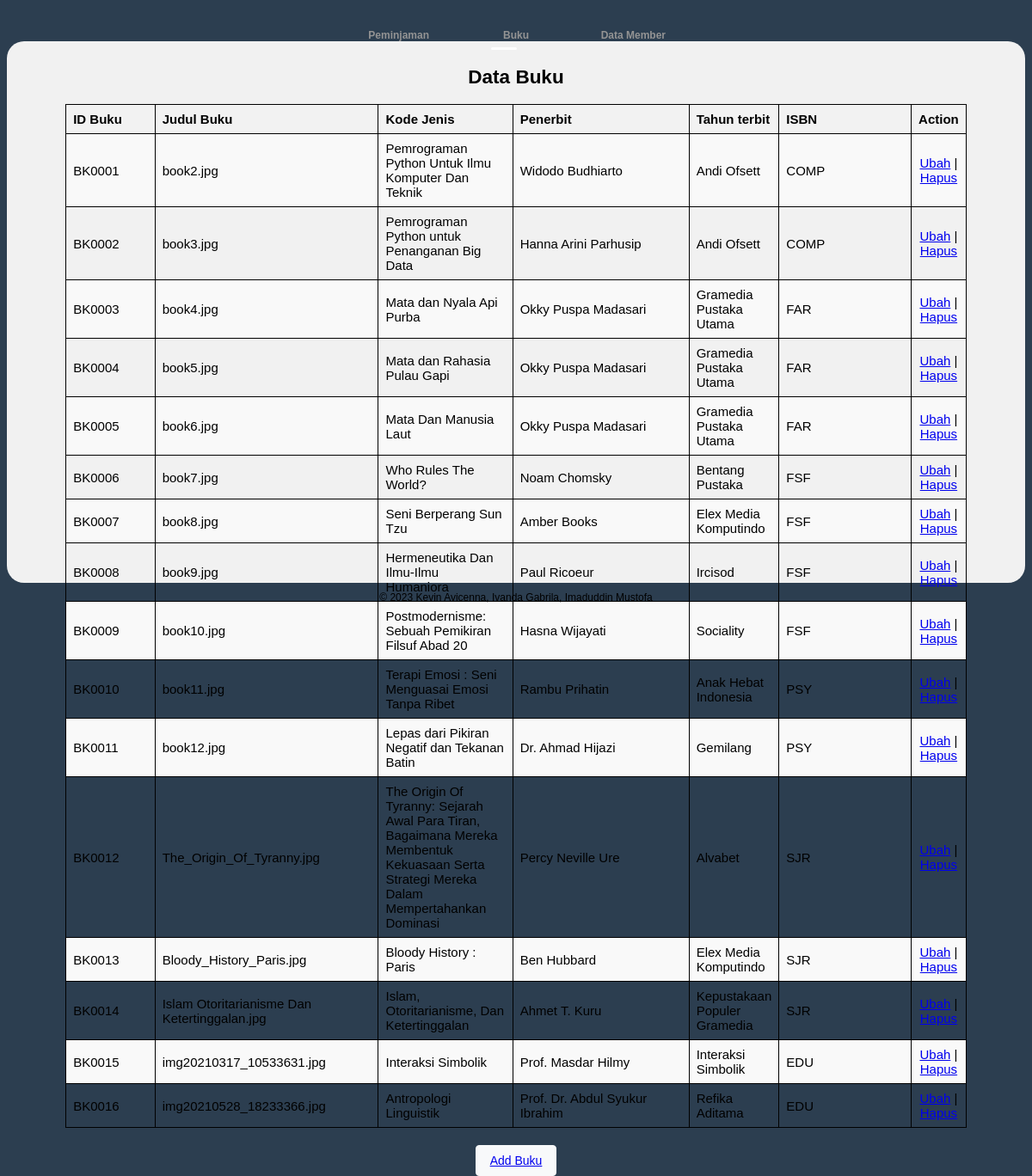
/useless/buku.php, run on an earlier commit of the app's database.
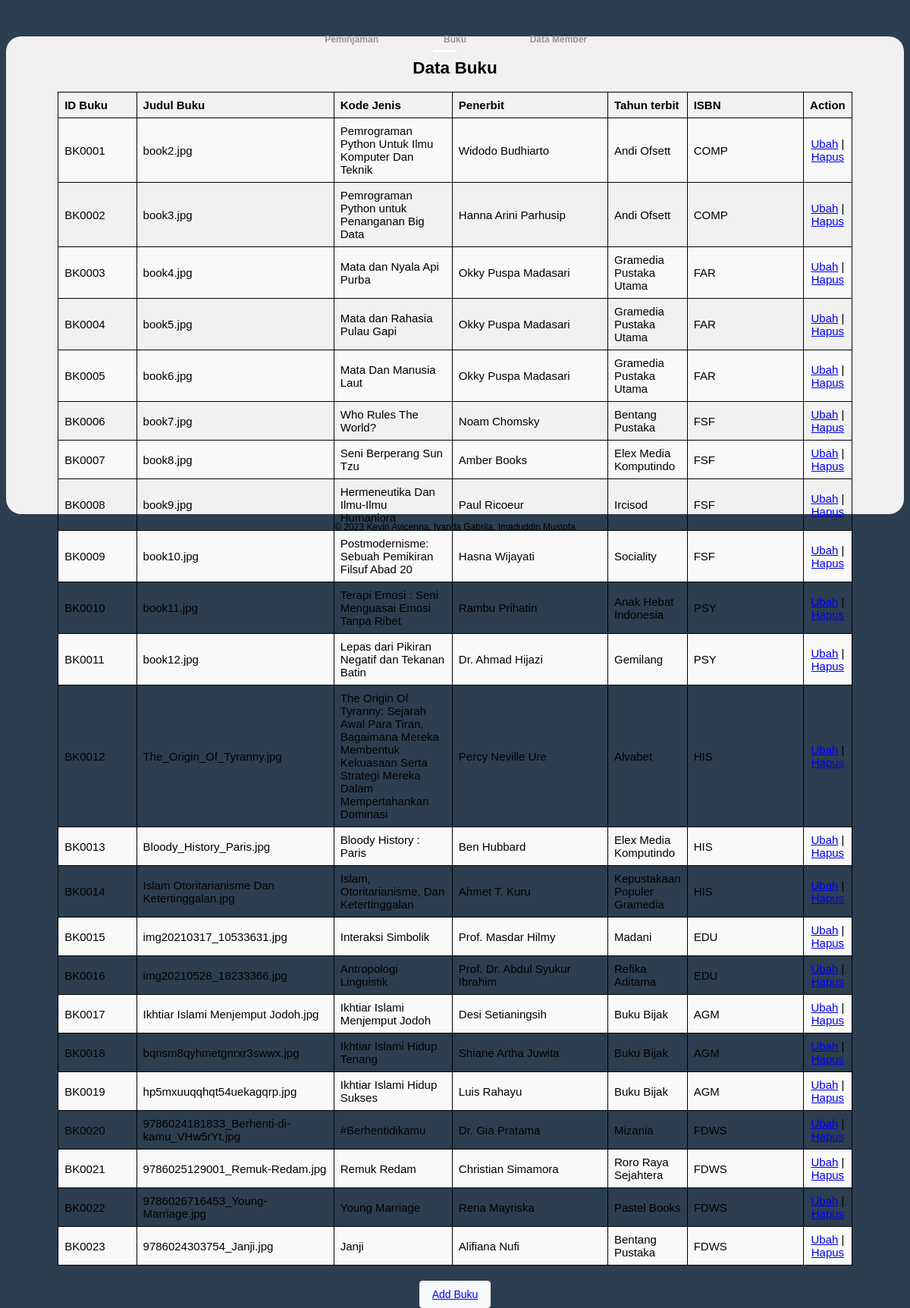
And on a later commit of the database.
### tables this page shows
CREATE TABLE `buku` (
  `id_buku` varchar(25) NOT NULL,
  `cover` varchar(255) NOT NULL,
  `judul` varchar(255) NOT NULL,
  `penulis` varchar(255) NOT NULL,
  `penerbit` varchar(255) NOT NULL,
  `id_kategoriFK` varchar(25) NOT NULL,
  `isbn` varchar(55) NOT NULL,
  `jumlah` int(25) NOT NULL,
  `rak` int(25) NOT NULL,
  `tgl_tambah` date DEFAULT NULL
);

### useless/buku.php (the view, shortened to what this page needs)
<!DOCTYPE html>
<html lang="en">
<head>
    <link rel="stylesheet" href="css/buku.css">
</head>
<body>
    <nav>
        <a href="peminjaman.php?page=peminjaman">Peminjaman</a>
        <a href="buku.php?page=buku">Buku</a>
        <a href="data_member.php">Data Member</a>
        <div id="indicator"> </div>
    </nav>
    <div class="konten">
        <center>
            <h2>Data Buku</h2>
            <table border="1" width="90%" cellspacing="0">
                <tr>
                    <th align="center">ID Buku</th>
                    <th align="center">Judul Buku</th>
                    <th align="center">Kode Jenis</th>
                    <th align="center">Penerbit</th>
                    <th align="center">Tahun terbit</th>
                    <th align="center">ISBN</th>
                    <th align="center">Action</th>
                </tr>
                <?php
                $cari = "select * from buku";
                $hasil_cari = mysqli_query($conn, $cari);
                while ($data = mysqli_fetch_array($hasil_cari)) {
                    ?>
                    <tr>
                        <td>
                            <?php echo $data[0] ?>
                        </td>
                        <td>
                            <?php echo $data[1] ?>
                        </td>
                        <td>
                            <?php echo $data[2] ?>
                        </td>
                        <td>
                            <?php echo $data[3] ?>
                        </td>
                        <td>
                            <?php echo $data[4] ?>
                        </td>
                        <td>
                            <?php echo $data[5] ?>
                        </td>
                        <td>
                            <a href="buku_edit.php?id=<?php echo $data['id_buku']; ?>">Ubah</a> | <a
                                href="buku_hapus.php?id=<?php echo $data['id_buku']; ?>">Hapus</a>
                        </td>
                    </tr>
                <?php } ?>
            </table>
        </center>
        <center>
            <button class="button-16" role="button"><a href="buku_tambah.php">Add Buku</a></button>
        </center>
    </div>
    <div class="kaki">
    © 2023 Kevin Avicenna, Ivanda Gabrila, Imaduddin Mustofa
    </div>
</body>
</html>

### useless/css/buku.css (style rules this page uses)
* { box-sizing: border-box; }
body { font-family: Arial, Helvetica, sans-serif; }
.konten { font-size: 15px; margin-top: 40px; float: left; padding: 10px; width: 100%; background-color: #f1f1f1; height: 630px; border-radius: 20px; }
.kaki { clear: both; padding: 10px; text-align: center; color: black; }
body { font-size: 12px; font-family: sans-serif; background: #2c3e50; }
nav { position: absolute; top: 3%; right: 0; left: 0; width: 409px; display: table; margin: 0 auto; transform: translateY(-50%); }
nav a { position: relative; width: 33.333%; display: table-cell; text-align: center; color: #949494; text-decoration: none; font-family: Verdana, Geneva, Tahoma, sans-serif; font-weight: bold; padding: 10px 20px; transition: 0.2s ease color; }
nav a:before, nav a:after { content: ""; position: absolute; border-radius: 50%; transform: scale(0); transition: 0.2s ease transform; }
nav a:before { top: 0; left: 10px; width: 6px; height: 6px; }
nav a:after { top: 5px; left: 18px; width: 4px; height: 4px; }
nav a:nth-child(1):before { background-color: yellow; }
nav a:nth-child(1):after { background-color: red; }
nav a:nth-child(2):before { background-color: #00e2ff; }
nav a:nth-child(2):after { background-color: #89ff00; }
nav a:nth-child(3):before { background-color: purple; }
nav a:nth-child(3):after { background-color: palevioletred; }
#indicator { position: absolute; left: 43%; bottom: 0; width: 30px; height: 3px; background-color: #fff; border-radius: 5px; transition: 0.2s ease left; }
.button-16 { background-color: #f8f9fa; border: 1px solid #f8f9fa; border-radius: 4px; color: #3c4043; cursor: pointer; font-family: arial, sans-serif; font-size: 14px; height: 36px; line-height: 27px; min-width: 54px; padding: 0 16px; margin-top: 20px; text-align: center; user-select: none; -webkit-user-select: none; touch-action: manipulation; white-space: pre; }
table { border-collapse: collapse; width: 90%; margin: auto; }
th, td { border: 1px solid black; padding: 8px; text-align: left; }
th { background-color: #f2f2f2; }
tr:nth-child(even) { background-color: #f9f9f9; }
th:nth-child(1), td:nth-child(1) { width: 10%; }
th:nth-child(2), td:nth-child(2) { width: 25%; }
th:nth-child(3), td:nth-child(3) { width: 15%; }
th:nth-child(4), td:nth-child(4) { width: 20%; }
th:nth-child(5), td:nth-child(5) { width: 10%; }
th:nth-child(6), td:nth-child(6) { width: 15%; }
th:nth-child(7), td:nth-child(7) { width: 5%; text-align: center; }

What changed in the data, as far as the page shows it:
changed buku "BK0012": id_kategoriFK "SJR" → "HIS"
changed buku "BK0013": id_kategoriFK "SJR" → "HIS"
changed buku "BK0014": id_kategoriFK "SJR" → "HIS"
changed buku "BK0015": penerbit "Interaksi Simbolik" → "Madani"
added buku: id_buku "BK0017", cover "Ikhtiar Islami Menjemput Jodoh.jpg", judul "Ikhtiar Islami Menjemput Jodoh", penulis "Desi Setianingsih", penerbit "Buku Bijak", id_kategoriFK "AGM"
added buku: id_buku "BK0018", cover "bqnsm8qyhmetgnrxr3swwx.jpg", judul "Ikhtiar Islami Hidup Tenang", penulis "Shiane Artha Juwita", penerbit "Buku Bijak", id_kategoriFK "AGM"
added buku: id_buku "BK0019", cover "hp5mxuuqqhqt54uekagqrp.jpg", judul "Ikhtiar Islami Hidup Sukses", penulis "Luis Rahayu", penerbit "Buku Bijak", id_kategoriFK "AGM"
added buku: id_buku "BK0020", cover "9786024181833_Berhenti-di-kamu_VHw5rYt.jpg", judul "#Berhentidikamu", penulis "Dr. Gia Pratama", penerbit "Mizania", id_kategoriFK "FDWS"
added buku: id_buku "BK0021", cover "9786025129001_Remuk-Redam.jpg", judul "Remuk Redam", penulis "Christian Simamora", penerbit "Roro Raya Sejahtera", id_kategoriFK "FDWS"
added buku: id_buku "BK0022", cover "9786026716453_Young-Marriage.jpg", judul "Young Marriage", penulis "Rena Mayriska", penerbit "Pastel Books", id_kategoriFK "FDWS"
added buku: id_buku "BK0023", cover "9786024303754_Janji.jpg", judul "Janji", penulis "Alifiana Nufi", penerbit "Bentang Pustaka", id_kategoriFK "FDWS"
